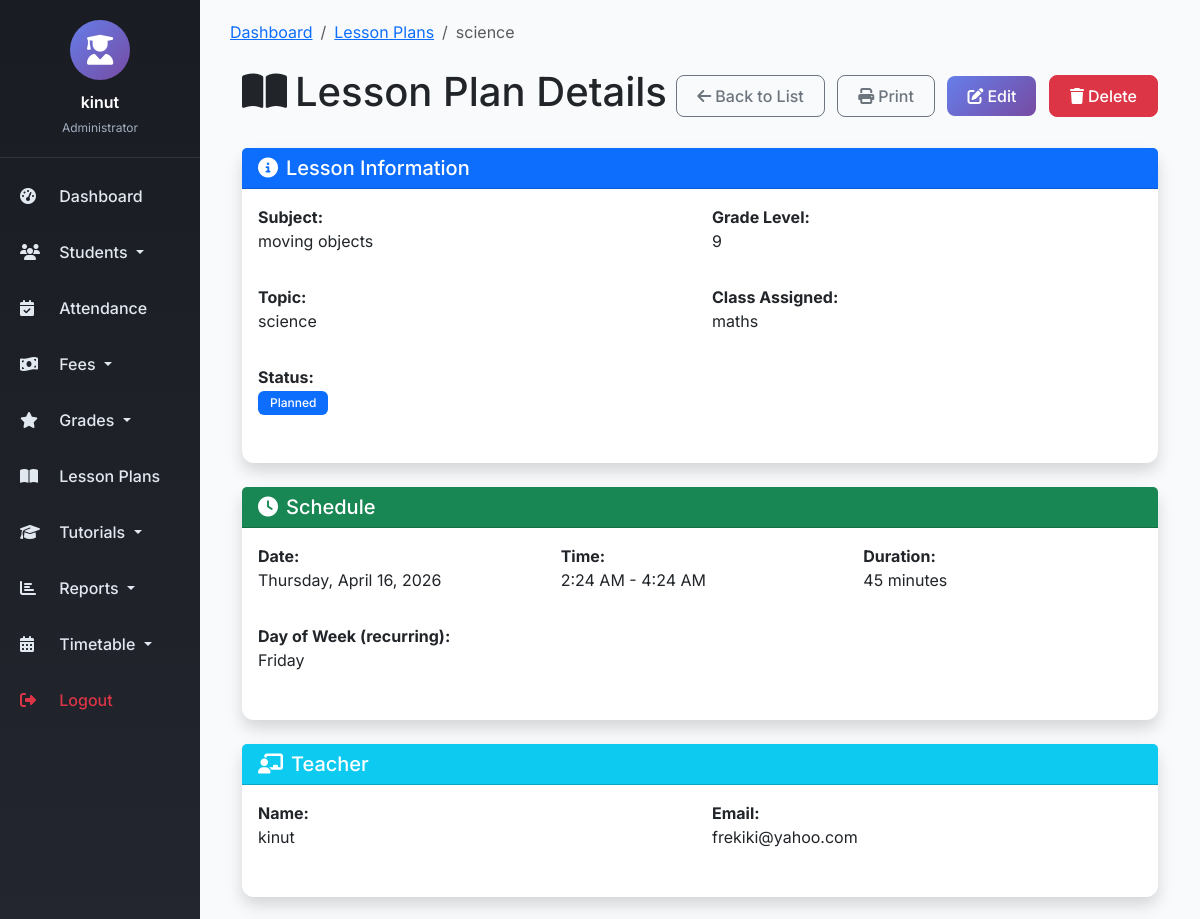
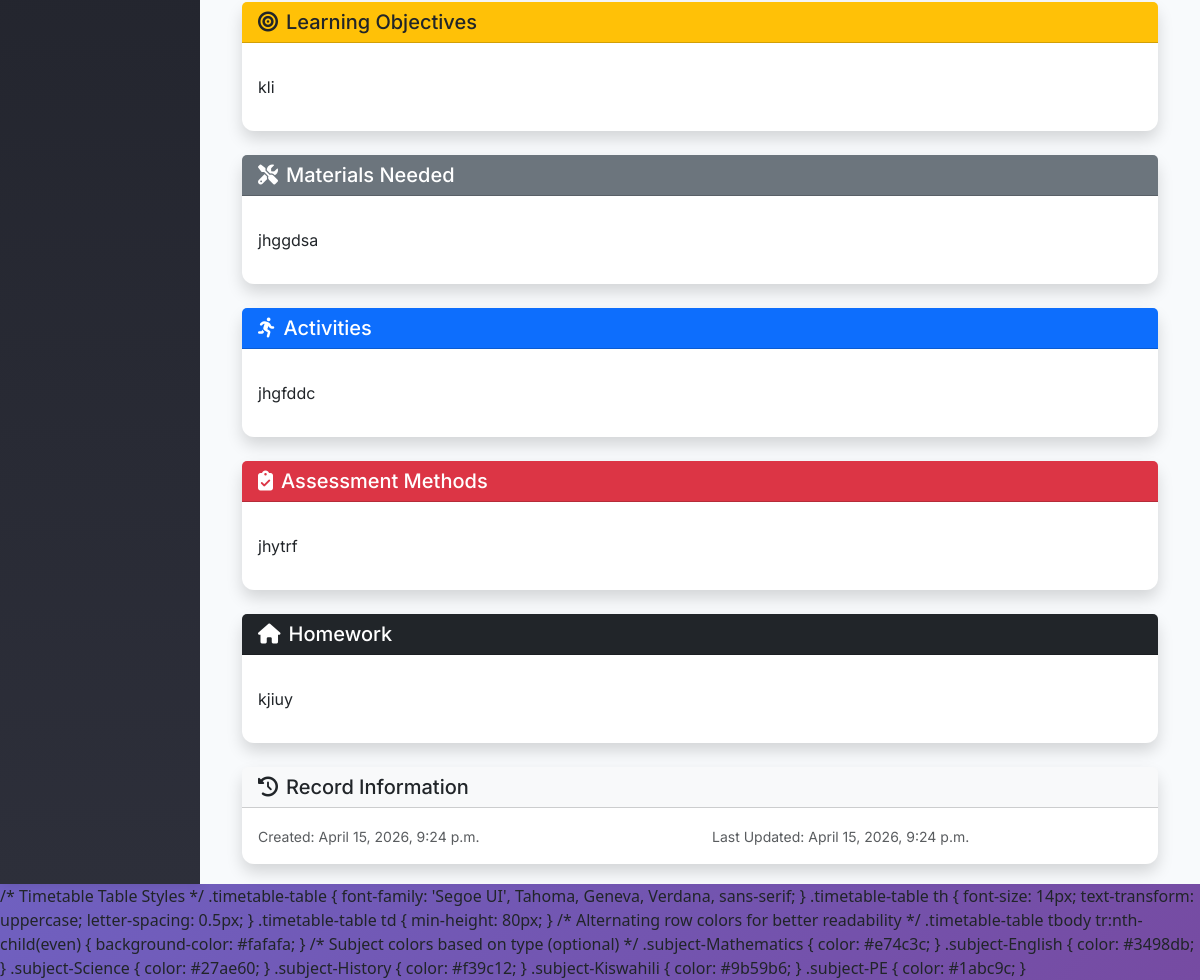
/lesson-plans/1/ (signed in), run on the app's committed database (2 pictures, top to bottom).
### management/models.py (models this page shows, shortened)
class LessonPlan(models.Model):
    DAYS_OF_WEEK = [
        ('Monday', 'Monday'),
        ('Tuesday', 'Tuesday'),
        ('Wednesday', 'Wednesday'),
        ('Thursday', 'Thursday'),
        ('Friday', 'Friday'),
        ('Saturday', 'Saturday'),
        ('Sunday', 'Sunday'),
    ]
    teacher = models.ForeignKey(User, on_delete=models.SET_NULL, null=True, limit_choices_to={'groups__name': 'Teachers'})
    class_assigned = models.ForeignKey(Class, on_delete=models.CASCADE)
    subject = models.CharField(max_length=100)
    grade_level = models.CharField(max_length=50)
    topic = models.CharField(max_length=200)
    objectives = models.TextField()
    materials = models.TextField(blank=True)
    activities = models.TextField(blank=True)
    assessment_methods = models.TextField(blank=True)
    homework = models.TextField(blank=True)
    duration = models.IntegerField(help_text="Duration in minutes", validators=[MinValueValidator(1)])
    day_of_week = models.CharField(max_length=10, choices=DAYS_OF_WEEK)
    date = models.DateField()
    start_time = models.TimeField()
    end_time = models.TimeField()
    status = models.CharField(max_length=20, choices=[('Planned', 'Planned'),('Draft','Draft'), ('Completed', 'Completed'), ('Cancelled', 'Cancelled')], default='Planned')
    created_at = models.DateTimeField(auto_now_add=True)
    updated_at = models.DateTimeField(auto_now=True)
    class Meta:
        ordering = ['-date', 'start_time']

class Class(models.Model):
    name = models.CharField(max_length=50)
    grade_level = models.CharField( max_length=50)
    academic_year = models.CharField(max_length=20)
    teacher = models.ForeignKey(User, on_delete=models.SET_NULL, null=True, limit_choices_to={'groups__name': 'Teachers'})
    students = models.ManyToManyField(Student, through='Enrollment')

### management/views.py (the view)
# urls.py: path('lesson-plans/<int:pk>/', views.LessonPlanDetailView.as_view(), name='lesson_plan_detail'),
class LessonPlanDetailView(LoginRequiredMixin, DetailView):
    model = LessonPlan
    template_name = 'management/lessonPlan_detail.html'
    context_object_name = 'lessonplan'  # Fixed: should match template variable

### management/templates/management/lessonPlan_detail.html (shortened to what this page needs)
{% extends 'base.html' %}
{% block content %}
<nav aria-label="breadcrumb" class="mb-4">
    <ol class="breadcrumb">
        <li class="breadcrumb-item"><a href="{% url 'dashboard' %}">Dashboard</a></li>
        <li class="breadcrumb-item"><a href="{% url 'lesson_plan_list' %}">Lesson Plans</a></li>
        <li class="breadcrumb-item active">{{ lessonplan.topic }}</li>
    </ol>
</nav>
<div class="container">
    <div class="d-flex justify-content-between align-items-center mb-4">
        <h1><i class="fas fa-book-open me-2"></i>Lesson Plan Details</h1>
        <div>
            <a href="{% url 'lesson_plan_list' %}" class="btn btn-outline-secondary me-2">
                <i class="fas fa-arrow-left me-1"></i>Back to List
            </a>
            <a href="#" class="btn btn-outline-secondary me-2" onclick="window.print()">
                <i class="fas fa-print me-1"></i>Print
            </a>
            <a href="{% url 'lesson_plan_edit' lessonplan.pk %}" class="btn btn-primary me-2">
                <i class="fas fa-edit me-1"></i>Edit
            </a>
            <button type="button" class="btn btn-danger" data-bs-toggle="modal" data-bs-target="#deleteModal">
                <i class="fas fa-trash me-1"></i>Delete
            </button>
        </div>
    </div>
    <div class="card shadow mb-4">
        <div class="card-header bg-primary text-white">
            <h5 class="mb-0"><i class="fas fa-info-circle me-2"></i>Lesson Information</h5>
        </div>
        <div class="card-body">
            <div class="row">
                <div class="col-md-6 mb-3">
                    <label class="fw-bold">Subject:</label>
                    <p>{{ lessonplan.subject }}</p>
                </div>
                <div class="col-md-6 mb-3">
                    <label class="fw-bold">Grade Level:</label>
                    <p>{{ lessonplan.grade_level }}</p>
                </div>
                <div class="col-md-6 mb-3">
                    <label class="fw-bold">Topic:</label>
                    <p>{{ lessonplan.topic }}</p>
                </div>
                <div class="col-md-6 mb-3">
                    <label class="fw-bold">Class Assigned:</label>
                    <p>{{ lessonplan.class_assigned.name|default:"—" }}</p>
                </div>
                <div class="col-md-6 mb-3">
                    <label class="fw-bold">Status:</label>
                    <p>
                        <span class="badge
                            {% if lessonplan.status == 'Draft' %}bg-secondary
                            {% elif lessonplan.status == 'Planned' %}bg-primary
                            {% elif lessonplan.status == 'Completed' %}bg-success
                            {% elif lessonplan.status == 'Cancelled' %}bg-danger
                            {% else %}bg-info{% endif %}">
                            {{ lessonplan.get_status_display }}
                        </span>
                    </p>
                </div>
            </div>
        </div>
    </div>
    <div class="card shadow mb-4">
        <div class="card-header bg-success text-white">
            <h5 class="mb-0"><i class="fas fa-clock me-2"></i>Schedule</h5>
        </div>
        <div class="card-body">
            <div class="row">
                <div class="col-md-4 mb-3">
                    <label class="fw-bold">Date:</label>
                    <p>{{ lessonplan.date|date:"l, F j, Y" }}</p>
                </div>
                <div class="col-md-4 mb-3">
                    <label class="fw-bold">Time:</label>
                    <p>{{ lessonplan.start_time|time:"g:i A" }} - {{ lessonplan.end_time|time:"g:i A" }}</p>
                </div>
                <div class="col-md-4 mb-3">
                    <label class="fw-bold">Duration:</label>
                    <p>{{ lessonplan.duration }} minutes</p>
                </div>
                {% if lessonplan.day_of_week %}
                <div class="col-md-4 mb-3">
                    <label class="fw-bold">Day of Week (recurring):</label>
                    <p>{{ lessonplan.get_day_of_week_display }}</p>
                </div>
                {% endif %}
            </div>
        </div>
    </div>
    <div class="card shadow mb-4">
        <div class="card-header bg-info text-white">
            <h5 class="mb-0"><i class="fas fa-chalkboard-teacher me-2"></i>Teacher</h5>
        </div>
        <div class="card-body">
            <div class="row">
                <div class="col-md-6 mb-3">
                    <label class="fw-bold">Name:</label>
                    <p>{{ lessonplan.teacher.get_full_name|default:lessonplan.teacher.username }}</p>
                </div>
                <div class="col-md-6 mb-3">
                    <label class="fw-bold">Email:</label>
                    <p>{{ lessonplan.teacher.email|default:"—" }}</p>
                </div>
            </div>
        </div>
    </div>
    <div class="card shadow mb-4">
        <div class="card-header bg-warning text-dark">
            <h5 class="mb-0"><i class="fas fa-bullseye me-2"></i>Learning Objectives</h5>
        </div>
        <div class="card-body">
            <p>{{ lessonplan.objectives|linebreaks }}</p>
        </div>
    </div>
    {% if lessonplan.materials %}
    <div class="card shadow mb-4">
        <div class="card-header bg-secondary text-white">
            <h5 class="mb-0"><i class="fas fa-tools me-2"></i>Materials Needed</h5>
        </div>
        <div class="card-body">
            <p>{{ lessonplan.materials|linebreaks }}</p>
        </div>
    </div>
    {% endif %}
    <div class="card shadow mb-4">
        <div class="card-header bg-primary text-white">
            <h5 class="mb-0"><i class="fas fa-running me-2"></i>Activities</h5>
        </div>
        <div class="card-body">
            <p>{{ lessonplan.activities|linebreaks }}</p>
        </div>
    </div>
    {% if lessonplan.assessment_methods %}
    <div class="card shadow mb-4">
        <div class="card-header bg-danger text-white">
            <h5 class="mb-0"><i class="fas fa-clipboard-check me-2"></i>Assessment Methods</h5>
        </div>
        <div class="card-body">
            <p>{{ lessonplan.assessment_methods|linebreaks }}</p>
        </div>
    </div>
    {% endif %}
    {% if lessonplan.homework %}
    <div class="card shadow mb-4">
        <div class="card-header bg-dark text-white">
            <h5 class="mb-0"><i class="fas fa-home me-2"></i>Homework</h5>
        </div>
        <div class="card-body">
            <p>{{ lessonplan.homework|linebreaks }}</p>
        </div>
    </div>
    {% endif %}
    <div class="card shadow">
        <div class="card-header bg-light">
            <h5 class="mb-0"><i class="fas fa-history me-2"></i>Record Information</h5>
        </div>
        <div class="card-body">
            <div class="row">
                <div class="col-md-6">
                    <small class="text-muted">Created: {{ lessonplan.created_at|date:"F j, Y, g:i a" }}</small>
                </div>
                <div class="col-md-6">
                    <small class="text-muted">Last Updated: {{ lessonplan.updated_at|date:"F j, Y, g:i a" }}</small>
                </div>
            </div>
        </div>
    </div>
</div>
{% endblock %}

### templates/base.html (shortened to what this page needs)
<!DOCTYPE html>
<html lang="en">
<head>
    <link href="https://cdn.jsdelivr.net/npm/bootstrap@5.3.0/dist/css/bootstrap.min.css" rel="stylesheet" />
    <link rel="stylesheet" href="https://cdnjs.cloudflare.com/ajax/libs/font-awesome/6.4.0/css/all.min.css" />
</head>
<body>
    <div class="container-fluid p-0">
        <div class="row g-0">
            <div class="col-md-2 sidebar d-none d-md-block">
                <div class="user-info">
                    <div class="user-avatar">
                        <i class="fas fa-user-graduate"></i>
                    </div>
                    <div class="user-name">{{ user.get_full_name|default:user.username }}</div>
                    <div class="user-role">
                        {% if user.is_superuser %}
                            Administrator
                        {% elif user.groups.all %}
                            {{ user.groups.first.name }}
                        {% else %}
                            Staff
                        {% endif %}
                    </div>
                </div>
                <nav class="nav flex-column">
                    <a class="nav-link" href="{% url 'dashboard' %}">
                        <i class="fas fa-tachometer-alt"></i> Dashboard
                    </a>
                    <li class="nav-item dropdown">
                        <a class="nav-link dropdown-toggle" href="#" role="button" data-bs-toggle="dropdown">
                            <i class="fas fa-users"></i> Students
                        </a>
                    </li>
                    <a class="nav-link" href="{% url 'attendance_list' %}">
                        <i class="fas fa-calendar-check"></i> Attendance
                    </a>
                    <li class="nav-item dropdown">
                        <a class="nav-link dropdown-toggle" href="#" role="button" data-bs-toggle="dropdown">
                            <i class="fas fa-money-bill-wave"></i> Fees
                        </a>
                    </li>
                    <li class="nav-item dropdown">
                        <a class="nav-link dropdown-toggle" href="#" role="button" data-bs-toggle="dropdown">
                            <i class="fas fa-star"></i> Grades
                        </a>
                    </li>
                    <a class="nav-link" href="{% url 'lesson_plan_list' %}">
                        <i class="fas fa-book-open"></i> Lesson Plans
                    </a>
                    <li class="nav-item dropdown">
                        <a class="nav-link dropdown-toggle" href="#" role="button" data-bs-toggle="dropdown">
                            <i class="fas fa-graduation-cap"></i> Tutorials
                        </a>
                    </li>
                    <li class="nav-item dropdown">
                        <a class="nav-link dropdown-toggle" href="#" role="button" data-bs-toggle="dropdown">
                            <i class="fas fa-chart-bar"></i> Reports
                        </a>
                    </li>
                    <li class="nav-item dropdown">
    <a class="nav-link dropdown-toggle" href="#" role="button" data-bs-toggle="dropdown">
        <i class="fas fa-calendar-alt"></i> Timetable
    </a>
</li>
                    <a class="nav-link text-danger" href="{% url 'logout' %}">
                        <i class="fas fa-sign-out-alt"></i> Logout
                    </a>
                </nav>
            </div>
            <div class="col-md-10 main-content">
                {% block content %}
                {% endblock %}
            </div>
        </div>
    </div>
    /* Timetable Table Styles */
.timetable-table {
    font-family: 'Segoe UI', Tahoma, Geneva, Verdana, sans-serif;
}
.timetable-table th {
    font-size: 14px;
    text-transform: uppercase;
    letter-spacing: 0.5px;
}
.timetable-table td {
    min-height: 80px;
}
/* Alternating row colors for better readability */
.timetable-table tbody tr:nth-child(even) {
    background-color: #fafafa;
}
/* Subject colors based on type (optional) */
.subject-Mathematics { color: #e74c3c; }
.subject-English { color: #3498db; }
.subject-Science { color: #27ae60; }
.subject-History { color: #f39c12; }
.subject-Kiswahili { color: #9b59b6; }
.subject-PE { color: #1abc9c; }
</body>
</html>

### templates/base.html (style rules this page uses)
* { font-family: 'Inter', sans-serif; }
body { background: linear-gradient(135deg, #667eea 0%, #764ba2 100%); min-height: 100vh; }
.sidebar { min-height: 100vh; background: linear-gradient(180deg, #1a1c23 0%, #2d2f3a 100%); box-shadow: 2px 0 10px rgba(0,0,0,0.1); transition: all 0.3s ease; }
.sidebar .nav-link { color: #e2e8f0; padding: 12px 20px; transition: all 0.3s ease; font-weight: 500; margin: 4px 0; }
.sidebar .nav-link i { width: 25px; margin-right: 10px; }
.main-content { background: #f8fafc; min-height: 100vh; padding: 20px 30px; }
.card { border: none; border-radius: 12px; box-shadow: 0 2px 4px rgba(0,0,0,0.05); transition: transform 0.2s ease, box-shadow 0.2s ease; }
.btn { border-radius: 8px; padding: 8px 20px; font-weight: 500; transition: all 0.2s ease; }
.btn-primary { background: linear-gradient(135deg, #667eea 0%, #764ba2 100%); border: none; }
.badge { padding: 6px 12px; border-radius: 6px; font-weight: 500; }
.user-info { padding: 20px; text-align: center; border-bottom: 1px solid rgba(255,255,255,0.1); margin-bottom: 10px; }
.user-avatar { width: 60px; height: 60px; background: linear-gradient(135deg, #667eea 0%, #764ba2 100%); border-radius: 50%; display: flex; align-items: center; justify-content: center; margin: 0 auto 10px; }
.user-avatar i { font-size: 30px; color: white; }
.user-name { color: white; font-weight: 600; margin-bottom: 5px; }
.user-role { color: #a0aec0; font-size: 12px; }

### data on the page
LessonPlan: topic "science", subject "moving objects", grade_level "9", class_assigned.name "maths", status "Planned", date "Thursday, April 16, 2026", start_time "2:24 AM", end_time "4:24 AM", duration "45", day_of_week "Friday", teacher.get_full_name "kinut", teacher.email "frekiki@yahoo.com", objectives "kli", materials "jhggdsa", activities "jhgfddc", assessment_methods "jhytrf", homework "kjiuy", created_at "April 15, 2026, 9:24 p.m.", updated_at "April 15, 2026, 9:24 p.m."

### other printed values
{{ user.get_full_name|default:user.username }} "kinut"
